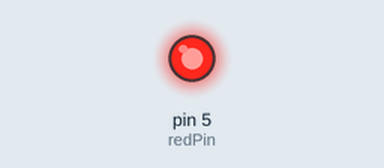
Simulated run of this sketch. Board: Arduino Uno, built with avr-gcc and run on an emulated ATmega328P. Parts: output pins drawn as LEDs (lit = HIGH).

Above: at 0.05 s.
At 5.0 s:
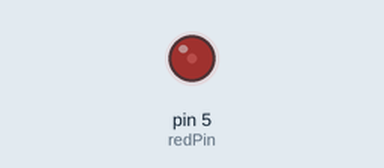
At 10.0 s:
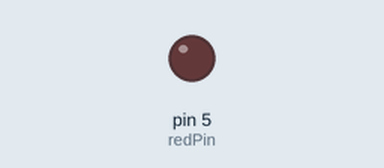
Timing chart, 0 to 13.0 s (numbered marks = the images above):
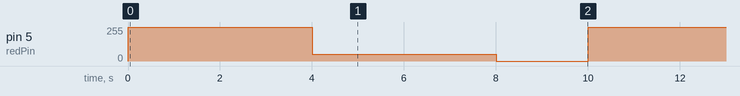

Measured:
- by itself, pin 5 (redPin): repeats every 10.0 s: 51/255 4.0 s, 0/255 2.0 s, 255/255 4.0 s

The sketch:

analogwithLED.ino
```cpp
int redPin =5;
int waitTime = 2000;
int bright = 255;
void setup() {
  // put your setup code here, to run once:
pinMode(5,OUTPUT);
}

void loop() {
  // put your main code here, to run repeatedly:
analogWrite(5,bright);
delay (waitTime+2000);
analogWrite(5,bright/5);
delay (waitTime+2000);
analogWrite(5,0);
delay (waitTime);
}
```
